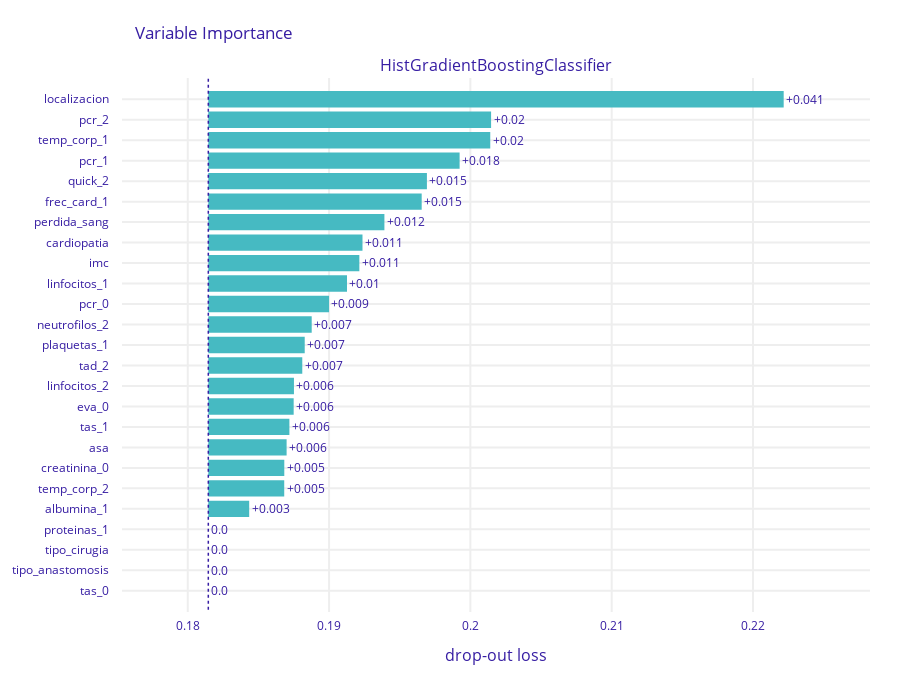

Notebook cell for this chart:
### Code cell
import dalex as dx

exp = dx.Explainer(modelo_hgb, X, y)
vi = exp.model_parts()
vi.plot(max_vars=25)
#select the 10 most important variables from the explainer
imps = vi.result['variable'][-31:-1].tolist()

### Figure 1 — Plotly figure (JSON) as saved in the notebook; plotly's stock layout.template omitted (floating-point values rounded to 4 significant figures)
{"data": [{"base": 0.1815, "hoverinfo": "text", "hoverlabel": {"bgcolor": "rgba(0,0,0,0.8)"}, "hovertext": ["Model: HistGradientBoostingClassifier loss after<br>variable: localizacion is permuted: 0.222<br>Drop-out loss change: +0.041", "Model: HistGradientBoostingClassifier loss after<br>variable: pcr_2 is permuted: 0.201<br>Drop-out loss change: +0.02", "Model: HistGradientBoostingClassifier loss after<br>variable: temp_corp_1 is permuted: 0.201<br>Drop-out loss change: +0.02", "Model: HistGradientBoostingClassifier loss after<br>variable: pcr_1 is permuted: 0.199<br>Drop-out loss change: +0.018", "Model: HistGradientBoostingClassifier loss after<br>variable: quick_2 is permuted: 0.197<br>Drop-out loss change: +0.015", "Model: HistGradientBoostingClassifier loss after<br>variable: frec_card_1 is permuted: 0.197<br>Drop-out loss change: +0.015", "Model: HistGradientBoostingClassifier loss after<br>variable: perdida_sang is permuted: 0.194<br>Drop-out loss change: +0.012", "Model: HistGradientBoostingClassifier loss after<br>variable: cardiopatia is permuted: 0.192<br>Drop-out loss change: +0.011", "Model: HistGradientBoostingClassifier loss after<br>variable: imc is permuted: 0.192<br>Drop-out loss change: +0.011", "Model: HistGradientBoostingClassifier loss after<br>variable: linfocitos_1 is permuted: 0.191<br>Drop-out loss change: +0.01", "Model: HistGradientBoostingClassifier loss after<br>variable: pcr_0 is permuted: 0.19<br>Drop-out loss change: +0.009", "Model: HistGradientBoostingClassifier loss after<br>variable: neutrofilos_2 is permuted: 0.189<br>Drop-out loss change: +0.007", "Model: HistGradientBoostingClassifier loss after<br>variable: plaquetas_1 is permuted: 0.188<br>Drop-out loss change: +0.007", "Model: HistGradientBoostingClassifier loss after<br>variable: tad_2 is permuted: 0.188<br>Drop-out loss change: +0.007", "Model: HistGradientBoostingClassifier loss after<br>variable: linfocitos_2 is permuted: 0.188<br>Drop-out loss change: +0.006", "Model: HistGradientBoostingClassifier loss after<br>variable: eva_0 is permuted: 0.187<br>Drop-out loss change: +0.006", "Model: HistGradientBoostingClassifier loss after<br>variable: tas_1 is permuted: 0.187<br>Drop-out loss change: +0.006", "Model: HistGradientBoostingClassifier loss after<br>variable: asa is permuted: 0.187<br>Drop-out loss change: +0.006", "Model: HistGradientBoostingClassifier loss after<br>variable: creatinina_0 is permuted: 0.187<br>Drop-out loss change: +0.005", "Model: HistGradientBoostingClassifier loss after<br>variable: temp_corp_2 is permuted: 0.187<br>Drop-out loss change: +0.005", "Model: HistGradientBoostingClassifier loss after<br>variable: albumina_1 is permuted: 0.184<br>Drop-out loss change: +0.003", "Model: HistGradientBoostingClassifier loss after<br>variable: proteinas_1 is permuted: 0.181<br>Drop-out loss change: -0.0", "Model: HistGradientBoostingClassifier loss after<br>variable: tipo_cirugia is permuted: 0.181<br>Drop-out loss change: -0.0", "Model: HistGradientBoostingClassifier loss after<br>variable: tipo_anastomosis is permuted: 0.181<br>Drop-out loss change: -0.0", "Model: HistGradientBoostingClassifier loss after<br>variable: tas_0 is permuted: 0.181<br>Drop-out loss change: -0.0"], "marker": {"color": "#46bac2"}, "orientation": "h", "showlegend": false, "text": ["+0.041", "+0.02", "+0.02", "+0.018", "+0.015", "+0.015", "+0.012", "+0.011", "+0.011", "+0.01", "+0.009", "+0.007", "+0.007", "+0.007", "+0.006", "+0.006", "+0.006", "+0.006", "+0.005", "+0.005", "+0.003", "0.0", "0.0", "0.0", "0.0"], "textposition": "outside", "type": "bar", "x": [0.04072, 0.02001, 0.01995, 0.01778, 0.01547, 0.0151, 0.01246, 0.01091, 0.01069, 0.009814, 0.008545, 0.007316, 0.006823, 0.00665, 0.00606, 0.006041, 0.005738, 0.005541, 0.005377, 0.005373, 0.002893, 0, 0, 0, 0], "xaxis": "x", "y": ["localizacion", "pcr_2", "temp_corp_1", "pcr_1", "quick_2", "frec_card_1", "perdida_sang", "cardiopatia", "imc", "linfocitos_1", "pcr_0", "neutrofilos_2", "plaquetas_1", "tad_2", "linfocitos_2", "eva_0", "tas_1", "asa", "creatinina_0", "temp_corp_2", "albumina_1", "proteinas_1", "tipo_cirugia", "tipo_anastomosis", "tas_0"], "yaxis": "y"}], "layout": {"annotations": [{"font": {"size": 16}, "showarrow": false, "text": "HistGradientBoostingClassifier", "x": 0.5, "xanchor": "center", "xref": "paper", "y": 1, "yanchor": "bottom", "yref": "paper"}, {"font": {"size": 16}, "showarrow": false, "text": "drop-out loss", "x": 0.5, "xanchor": "center", "xref": "paper", "y": 0, "yanchor": "top", "yref": "paper", "yshift": -30}], "font": {"color": "#371ea3"}, "height": 683, "margin": {"b": 71, "r": 30, "t": 78}, "shapes": [{"line": {"color": "#371ea3", "dash": "dot", "width": 1.5}, "type": "line", "x0": 0.1815, "x1": 0.1815, "xref": "x", "y0": -1, "y1": 25, "yref": "y"}], "title": {"text": "Variable Importance", "x": 0.15}, "xaxis": {"anchor": "y", "automargin": true, "domain": [0, 1], "fixedrange": true, "gridwidth": 2, "range": [0.1753, 0.2283], "tickcolor": "white", "ticklen": 3, "ticks": "outside", "type": "linear", "zeroline": false}, "yaxis": {"anchor": "x", "automargin": true, "autorange": "reversed", "domain": [0, 1], "fixedrange": true, "gridwidth": 2, "tickcolor": "white", "ticklen": 10, "ticks": "outside", "type": "category"}}}
